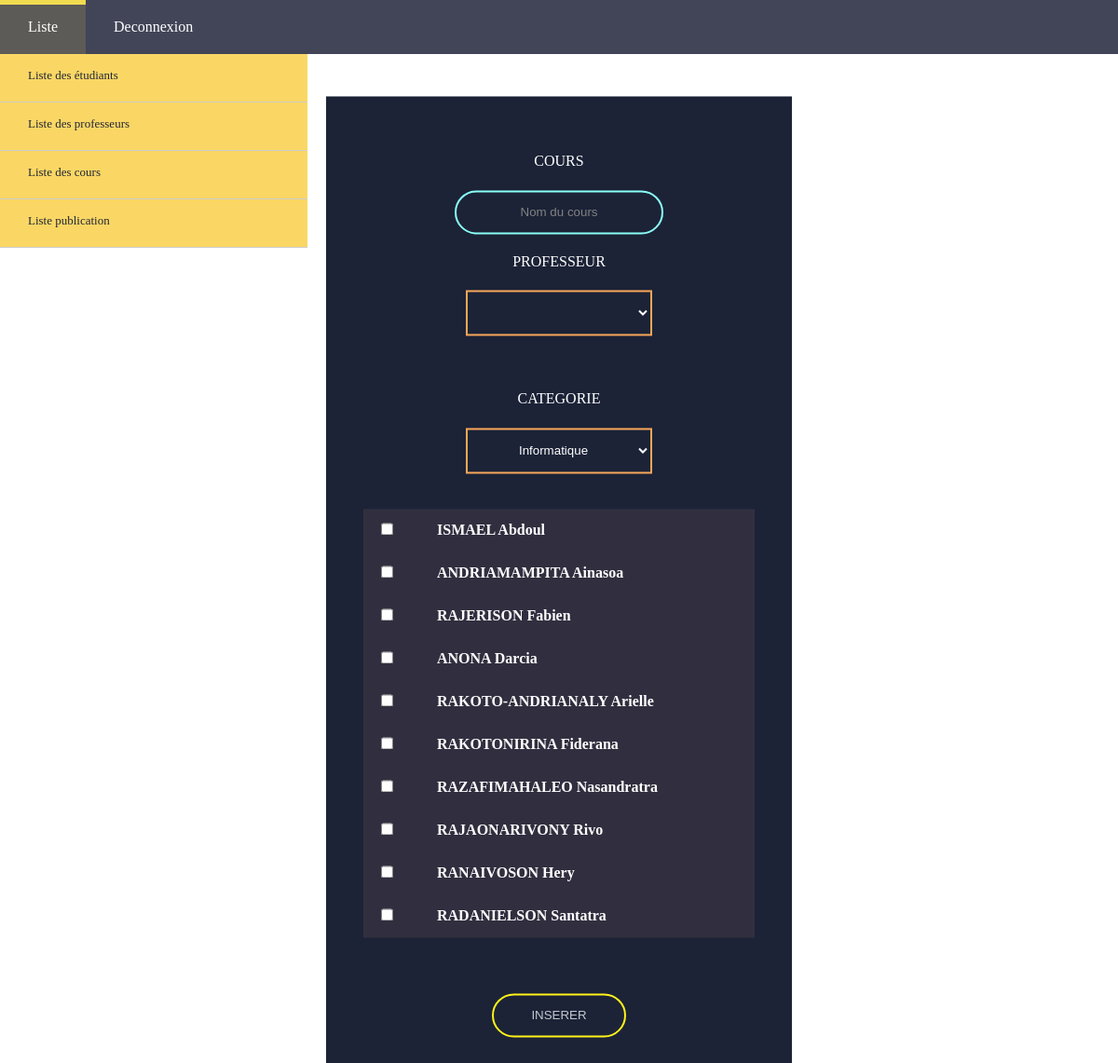
Screenshot of /views/admin/formulaireCours.php with the database file from the repository.
### tables this page shows
CREATE TABLE IF NOT EXISTS `etudiant` (
  `id_etudiant` int NOT NULL AUTO_INCREMENT,
  `nom_etudiant` varchar(100) NOT NULL,
  `prenom_etudiant` varchar(100) NOT NULL,
  `email_etudiant` varchar(100) NOT NULL,
  `mdp_etudiant` varchar(500) NOT NULL,
  `tel_etudiant` double NOT NULL,
  `image_etudiant` varchar(500) NOT NULL,
  `admin` tinyint(1) NOT NULL,
  PRIMARY KEY (`id_etudiant`)
);

### models/user.php (called while the page is built, shortened)
<?php
	class User extends Database
	{
        public function listUser($status)
        {
            $bdd = $this -> dbConnect();
            $sql = $bdd -> prepare ('SELECT id_'.$status.', nom_'.$status.', prenom_'.$status.', email_'.$status.', tel_'.$status.', image_'.$status.' FROM '.$status );
            $sql -> execute();
            $tab = $sql -> fetchall();
            return $tab;
        }
	}

### controllers/function.php (called while the page is built, shortened)
<?php
	function listPotentialRecipients(){
		$db = new User;
		$studentTab = $db->listUser('etudiant');
		return $studentTab;
	}

### views/public/selectStudentView.php (the view)
<div class="div">
<?php
    require_once ('models/user.php');
	require_once ('controllers/function.php');
    $studentTab = listPotentialRecipients();
    $i = 1;
    foreach ($studentTab as $val){
        ?>
            <input type="checkbox" id=<?='email_'.$i?> name="recipient[]" value="<?php echo $val['id_etudiant']?>">
            <label for=<?='email_'.$i?>><?=strtoupper($val['nom_etudiant'])?> <?=ucfirst($val['prenom_etudiant'])?></label><br>
        <?php
        $i++;
    }
?>
 </div>

### assets/css/insert.css (style rules this page uses)
body { margin: 0px; padding: 0px; font-family: 'Source code pro', Calibri, serif; background-image: url("../images/space/10.jpg") ; background-size: cover; background-repeat: no-repeat; background-attachment: fixed; }
.div { display: block; padding-left: 15px; text-align: left; position: relative; background: #1b192b; }
.box label, .box input[type = "checkbox"] { color: white; font-weight: bolder; padding: 14px 40px; display: inline-block; }

### assets/css/navbar3.css (style rules this page uses)
body { font-family: 'Source code pro', Calibri, serif; margin: 0px; padding: 0px; }

### rows the page displays
etudiant: nom_etudiant "ISMAEL", prenom_etudiant "Abdoul"
etudiant: nom_etudiant "ANDRIAMAMPITA", prenom_etudiant "Ainasoa"
etudiant: nom_etudiant "RAJERISON", prenom_etudiant "Fabien"
etudiant: nom_etudiant "ANONA", prenom_etudiant "Darcia"
etudiant: nom_etudiant "RAKOTO-ANDRIANALY", prenom_etudiant "Arielle"
etudiant: nom_etudiant "RAKOTONIRINA", prenom_etudiant "Fiderana"
etudiant: nom_etudiant "RAZAFIMAHALEO", prenom_etudiant "Nasandratra"
etudiant: nom_etudiant "RAJAONARIVONY", prenom_etudiant "Rivo"
etudiant: nom_etudiant "RANAIVOSON", prenom_etudiant "Hery"
etudiant: nom_etudiant "RADANIELSON", prenom_etudiant "Santatra"
